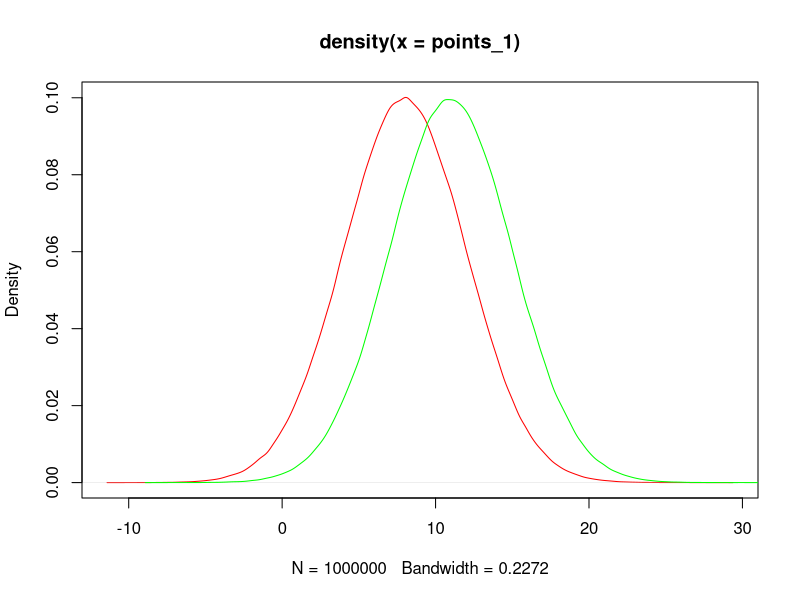

Write the R code that produced this figure.
## ---- chunk 1
pnorm(-2.94)

1-pnorm(-2.94)
## ---- chunk 2
points_1<-rnorm(1000000,mean=8,sd=4)

points_2<-rnorm(1000000,mean=11,sd=4)

plot(density(points_1),col="red")+lines(density(points_2),col="green")
